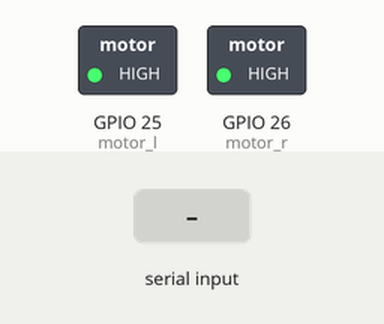
The sketch below on a simulated ESP32. Parts: switched loads named in the sketch (green lamp = pin HIGH). The test bench sets the inputs (shaded band). What the sketch prints to the serial monitor is not drawn.

Above: at 1.77 s.
1.8 s: "90,45,200\n" received over the second serial link
At 3.99 s:
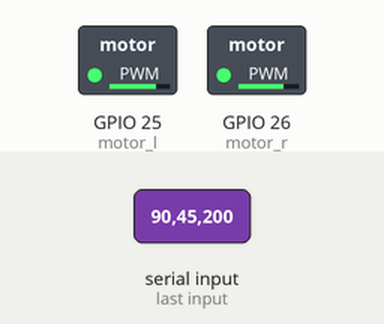
4.8 s: "30,150,10\n" received over the second serial link
At 5.7 s:
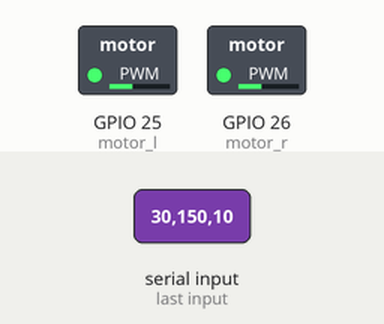
6.3 s: "1,90\n" received over the second serial link
At 6.68 s:
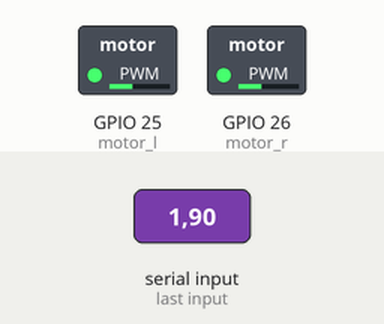
9.3 s: "2\n" received over the second serial link
At 9.51 s:
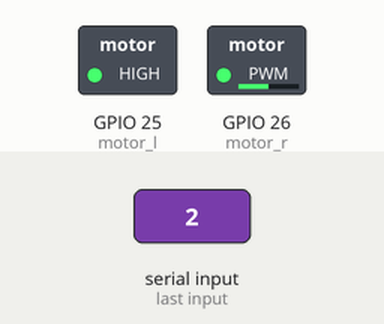
12.3 s: "90,45\n" received over the second serial link
13.8 s: "1,90,45\n" received over the second serial link
At 14.31 s:
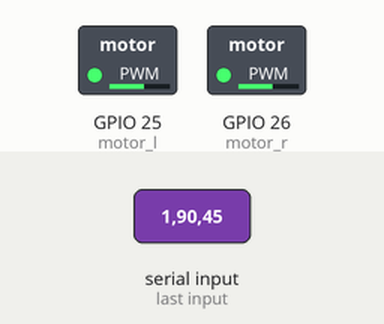
Timing chart, 0 to 17.8 s (numbered marks = the images above; inputs shaded):
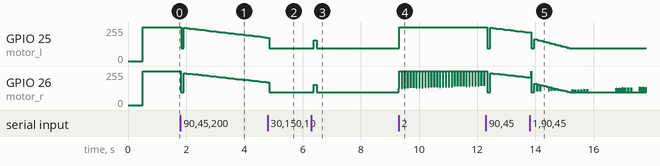

The sketch:

connect.test.ino
```cpp
#include "arduino_connect.h"
#include <esp32-hal-dac.h>
#include"pid.h"
#include"PID_v1.h"
///////control motor////////
#define motor_l 25
#define motor_r 26

int HZ_l;
int HZ_r;

int speed_X ,speed_Y;

int speed_left = 0;
int speed_right = 0;


void ToGetValueFromSerial()
{
  for(int i=1;i<=4;i++)
  {
    if(i==1)
    {
      HZ_l=returnvalue(i);

    }
    else if(i==2)
    {
      HZ_r=returnvalue(i);

    }
    else if(i==3)
    {
      speed_X=returnvalue(i);
      /*Serial.print(speed_X);
      Serial.print(",");*/
    }
    else if(i==4)
    {
      speed_Y=returnvalue(i);
      /*Serial.print(speed_Y);
      Serial.print(",");*/
    }
    Serial.println(String(HZ_l)+","+String(HZ_r));
  }
}

void setup()
{
 pinMode(motor_l,OUTPUT);
 pinMode(motor_r,OUTPUT);
 Serial.begin(115200);
 setup_hard_serial();
 SetPID();
 ////test////

 delay(500);
}

void loop() {
 /////Serial connect/////
  read_uart();
  strtochar();
  scan();
  ToGetValueFromSerial();
 /////PID control for motor/////
  CommandHZ(7,7);
  EncodingHZ (HZ_l,HZ_r);
  pidcontrol_left();
  pidcontrol_right();
  OutputSignal();

}
```

arduino_connect.h
```cpp
#include <HardwareSerial.h>


#ifndef ARDUINO_CONNECT_H
#define ARDUINO_CONNECT_H

HardwareSerial Serialbyarduino(1);
HardwareSerial Serialbyarduino_2(2);

String get_string;
String get_string_2;

String get_string_T;
String get_string_2_T;

char store_string[50] ;
char store_string_2[50] ;

void MissingDataToDeal(String str1,String str2);

int valuebyHX711[] = {0};//data return by HX711

// control signal from arduino
int ISR_left = 0;
int ISR_right = 0;

int signal_X = 0;
int signal_Y = 0;

/*[HTTP]debug*/
unsigned long int time_now;

void setup_hard_serial(){
    Serialbyarduino.begin(115200, SERIAL_8N1, 14, 15);//baud rate, mode, RX, TX
    Serialbyarduino_2.begin(115200, SERIAL_8N1, 32, 33);//baud rate, mode, RX, TX
}

void read_uart(){
  while(Serialbyarduino.available()){
    get_string = Serialbyarduino.readStringUntil('\n');
  }

  while(Serialbyarduino_2.available()){
    get_string_2 = Serialbyarduino_2.readStringUntil('\n');
  }

   MissingDataToDeal(get_string,get_string_2);
}


void strtochar(){
  int store_string_len = get_string.length() + 1;
  int store_string_len_2 = get_string_2.length() + 1;

  get_string.toCharArray(store_string, store_string_len);
  get_string_2.toCharArray(store_string_2, store_string_len_2);
}

void scan(){
  ////////////////////Serial_1//////////////////////////
  char *arr;
  arr = strtok(store_string, ",");
  int i = 0;
  int value[3];
  while (arr != NULL)
  {
    value[++i] = atoi(arr);
    arr = strtok(NULL, ",");
  }

  ISR_left = value[1];
  ISR_right = value[2];
  ////////////////////Serial_2//////////////////////////
  char *arr_2;
  arr_2 = strtok(store_string_2, ",");
  int j = 0;
  int value_2[3];
  while (arr_2 != NULL)
  {
    value_2[++j] = atoi(arr_2);
    arr_2 = strtok(NULL, ",");
  }

  signal_X = value_2[1];
  signal_Y = value_2[2];

}

int returnvalue(int n)
{
  if(n == 1)
    return ISR_left;
  if(n == 2)
    return ISR_right;
  if(n == 3)
    return signal_X;
  if(n == 4)
    return signal_Y;
}

void MissingDataToDeal(String str1,String str2)
{
  if(str1 == NULL)
  {
    str1 = get_string_T;
  }
  if(str2 == NULL)
  {
    str1 = get_string_2_T;
  }
}
#endif /* ARDUINO_CONNECT_H */
```

pid.h
```cpp
#ifndef pid_h
#define pid_h
#include <esp32-hal-dac.h>
#include "PID_v1.h"

#define motor_l 25
#define motor_r 26
int Encoding_HZ_l;
int Encoding_HZ_r;

int command_HZ_r;
int command_HZ_l;

double Output_l;
double Output_r;

double Output_l_fin;
double Output_r_fin;

double kp_l=1.2,ki_l=2,kd_l=0.3;
double kp_r=1.2,ki_r=0.9,kd_r=0.3;

double input ,output, setpoint;
PID mypid_left(&input, &output, &setpoint, kp_l, ki_l, kd_l, DIRECT);
PID mypid_right(&input, &output, &setpoint, kp_r, ki_r, kd_r, DIRECT);
/*void speedtoHZ(int speed_l,int speed_r)
{
  //將速度訊息改為頻率
  command_HZ_l = speed_l*1.4114-135.62;
  command_HZ_r = speed_r*1.3257-127.48;
}*/

void CommandHZ(int hz_l,int hz_r)
{
  command_HZ_l = hz_l;
  command_HZ_r = hz_r;
}

void SetPID()
{
   mypid_right.SetMode(AUTOMATIC);
   mypid_left.SetMode(AUTOMATIC);
}
void EncodingHZ(int HZ_l,int HZ_r)
{
  Encoding_HZ_l = HZ_l;
  Encoding_HZ_r = HZ_r;
}

void pidcontrol_left()
{
  input = Encoding_HZ_l;
  Output_l = output;
  setpoint = command_HZ_l;
  /*Serial.print(Output_l);
  Serial.print(",");*/
  mypid_left.Compute();
}


void pidcontrol_right()
{
  input = Encoding_HZ_r;
  Output_r = output;
  /*Serial.print(Output_r);
  Serial.print(",");*/
  setpoint = command_HZ_r;

  mypid_right.Compute();
}
void OutputSignal()
{
  Output_r_fin =  Output_r*0.7058+96.148;
  Output_l_fin =  Output_l*0.7539+96.166;
  /*Serial.print(Output_l_fin);
  Serial.print(",");
  Serial.println(Output_r_fin);*/
  dacWrite(motor_l,Output_l_fin);
  dacWrite(motor_r,Output_r_fin);
}
#endif
```

Measured:
- after the input at 1.8 s, GPIO 25 (motor_l): 255/255 → 96/255 at once, → 248/255 0.10 s later, → 246/255 0.10 s later, → 243/255 0.10 s later, … (30 changes in this stretch); GPIO 26 (motor_r): 255/255 → 96/255 at once, → 239/255 0.10 s later, → 236/255 0.10 s later, → 234/255 0.10 s later, … (30 changes in this stretch)
- after the input at 4.8 s, GPIO 25 (motor_l): 176/255 → 96/255 after 0.06 s; GPIO 26 (motor_r): 171/255 → 96/255 after 0.06 s
- after the input at 6.3 s, GPIO 25 (motor_l): 96/255 → 156/255 after 0.08 s, → 96/255 0.10 s later; GPIO 26 (motor_r): 96/255 → 152/255 after 0.08 s, → 96/255 0.10 s later
- after the input at 9.3 s, GPIO 25 (motor_l): 96/255 → 255/255 at once; GPIO 26 (motor_r): ramps from 123/255 to 255/255 and jumps back, once every 0.10 s
- after the input at 13.8 s, GPIO 25 (motor_l): 215/255 → 96/255 after 0.06 s, → 163/255 0.10 s later, → 157/255 0.10 s later, → 152/255 0.10 s later, … (14 changes in this stretch)
